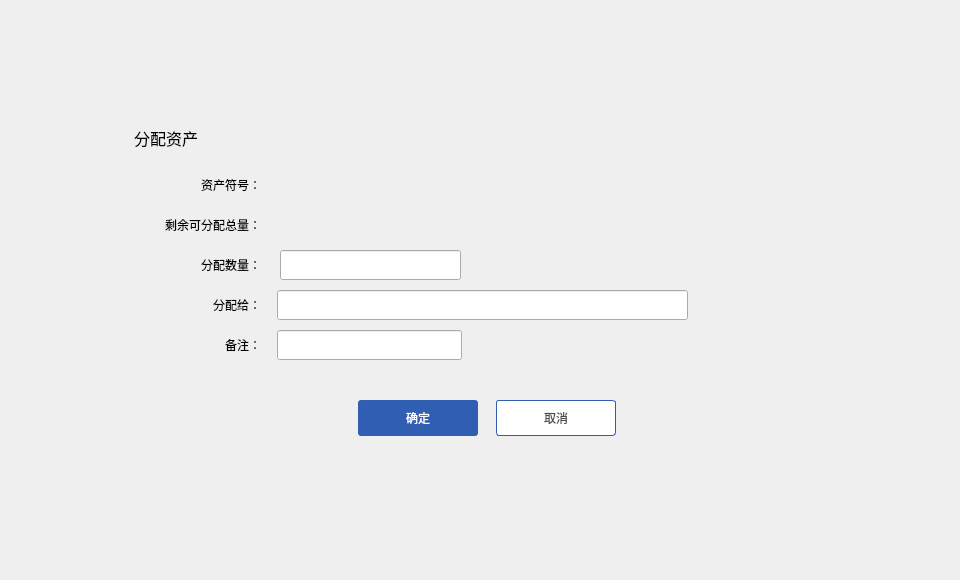
<?xml version="1.0" encoding="UTF-8"?>
<ui version="4.0">
 <class>AssetIssueDialog</class>
 <widget class="QDialog" name="AssetIssueDialog">
  <property name="geometry">
   <rect>
    <x>0</x>
    <y>0</y>
    <width>960</width>
    <height>580</height>
   </rect>
  </property>
  <property name="windowTitle">
   <string>Form</string>
  </property>
  <widget class="QWidget" name="widget" native="true">
   <property name="geometry">
    <rect>
     <x>0</x>
     <y>0</y>
     <width>960</width>
     <height>580</height>
    </rect>
   </property>
   <widget class="QWidget" name="containerWidget" native="true">
    <property name="geometry">
     <rect>
      <x>110</x>
      <y>110</y>
      <width>756</width>
      <height>411</height>
     </rect>
    </property>
    <widget class="QToolButton" name="cancelBtn">
     <property name="geometry">
      <rect>
       <x>386</x>
       <y>290</y>
       <width>120</width>
       <height>36</height>
      </rect>
     </property>
     <property name="font">
      <font>
       <family>微软雅黑</family>
      </font>
     </property>
     <property name="cursor">
      <cursorShape>PointingHandCursor</cursorShape>
     </property>
     <property name="focusPolicy">
      <enum>Qt::NoFocus</enum>
     </property>
     <property name="styleSheet">
      <string notr="true">QToolButton{background-color:#ffffff;color:#484848;border:1px solid rgb(47,94,178);border-radius:3px;}
QToolButton:hover{color:rgb(47,94,178);}</string>
     </property>
     <property name="text">
      <string>取消</string>
     </property>
    </widget>
    <widget class="QLabel" name="contactLabel2">
     <property name="geometry">
      <rect>
       <x>24</x>
       <y>17</y>
       <width>171</width>
       <height>21</height>
      </rect>
     </property>
     <property name="font">
      <font>
       <family>微软雅黑</family>
       <pointsize>12</pointsize>
      </font>
     </property>
     <property name="styleSheet">
      <string notr="true"/>
     </property>
     <property name="text">
      <string>分配资产</string>
     </property>
    </widget>
    <widget class="QLabel" name="label_2">
     <property name="geometry">
      <rect>
       <x>10</x>
       <y>100</y>
       <width>141</width>
       <height>30</height>
      </rect>
     </property>
     <property name="font">
      <font>
       <family>微软雅黑</family>
       <pointsize>9</pointsize>
      </font>
     </property>
     <property name="text">
      <string>剩余可分配总量：</string>
     </property>
     <property name="alignment">
      <set>Qt::AlignRight|Qt::AlignTrailing|Qt::AlignVCenter</set>
     </property>
    </widget>
    <widget class="QLabel" name="label">
     <property name="geometry">
      <rect>
       <x>80</x>
       <y>220</y>
       <width>71</width>
       <height>30</height>
      </rect>
     </property>
     <property name="font">
      <font>
       <family>微软雅黑</family>
       <pointsize>9</pointsize>
      </font>
     </property>
     <property name="text">
      <string>备注：</string>
     </property>
     <property name="alignment">
      <set>Qt::AlignRight|Qt::AlignTrailing|Qt::AlignVCenter</set>
     </property>
    </widget>
    <widget class="QLineEdit" name="addressLineEdit">
     <property name="geometry">
      <rect>
       <x>167</x>
       <y>180</y>
       <width>411</width>
       <height>30</height>
      </rect>
     </property>
     <property name="font">
      <font>
       <family>微软雅黑</family>
       <pointsize>9</pointsize>
      </font>
     </property>
    </widget>
    <widget class="QLineEdit" name="remarkLineEdit">
     <property name="geometry">
      <rect>
       <x>167</x>
       <y>220</y>
       <width>185</width>
       <height>30</height>
      </rect>
     </property>
     <property name="font">
      <font>
       <family>微软雅黑</family>
       <pointsize>9</pointsize>
      </font>
     </property>
    </widget>
    <widget class="QToolButton" name="okBtn">
     <property name="geometry">
      <rect>
       <x>248</x>
       <y>290</y>
       <width>120</width>
       <height>36</height>
      </rect>
     </property>
     <property name="font">
      <font>
       <family>微软雅黑</family>
      </font>
     </property>
     <property name="cursor">
      <cursorShape>PointingHandCursor</cursorShape>
     </property>
     <property name="focusPolicy">
      <enum>Qt::NoFocus</enum>
     </property>
     <property name="styleSheet">
      <string notr="true">QToolButton{background-color:rgb(47,94,178);color:#ffffff;border:none;border-radius:3px;}
QToolButton:hover{background-color:rgb(0, 26, 73);}
QToolButton:disabled{background-color:#cecece;}</string>
     </property>
     <property name="text">
      <string>确定</string>
     </property>
    </widget>
    <widget class="QLabel" name="label_4">
     <property name="geometry">
      <rect>
       <x>10</x>
       <y>60</y>
       <width>141</width>
       <height>30</height>
      </rect>
     </property>
     <property name="font">
      <font>
       <family>微软雅黑</family>
       <pointsize>9</pointsize>
      </font>
     </property>
     <property name="text">
      <string>资产符号：</string>
     </property>
     <property name="alignment">
      <set>Qt::AlignRight|Qt::AlignTrailing|Qt::AlignVCenter</set>
     </property>
    </widget>
    <widget class="QLabel" name="label_5">
     <property name="geometry">
      <rect>
       <x>10</x>
       <y>140</y>
       <width>141</width>
       <height>30</height>
      </rect>
     </property>
     <property name="font">
      <font>
       <family>微软雅黑</family>
       <pointsize>9</pointsize>
      </font>
     </property>
     <property name="text">
      <string>分配数量：</string>
     </property>
     <property name="alignment">
      <set>Qt::AlignRight|Qt::AlignTrailing|Qt::AlignVCenter</set>
     </property>
    </widget>
    <widget class="QLabel" name="label_6">
     <property name="geometry">
      <rect>
       <x>10</x>
       <y>180</y>
       <width>141</width>
       <height>30</height>
      </rect>
     </property>
     <property name="font">
      <font>
       <family>微软雅黑</family>
       <pointsize>9</pointsize>
      </font>
     </property>
     <property name="text">
      <string>分配给：</string>
     </property>
     <property name="alignment">
      <set>Qt::AlignRight|Qt::AlignTrailing|Qt::AlignVCenter</set>
     </property>
    </widget>
    <widget class="QLabel" name="symbolLabel">
     <property name="geometry">
      <rect>
       <x>180</x>
       <y>60</y>
       <width>151</width>
       <height>30</height>
      </rect>
     </property>
     <property name="text">
      <string/>
     </property>
    </widget>
    <widget class="QLabel" name="leftAmountLabel">
     <property name="geometry">
      <rect>
       <x>180</x>
       <y>100</y>
       <width>151</width>
       <height>30</height>
      </rect>
     </property>
     <property name="text">
      <string/>
     </property>
    </widget>
    <widget class="QLineEdit" name="amountLineEdit">
     <property name="geometry">
      <rect>
       <x>170</x>
       <y>140</y>
       <width>181</width>
       <height>30</height>
      </rect>
     </property>
     <property name="font">
      <font>
       <family>微软雅黑</family>
       <pointsize>9</pointsize>
      </font>
     </property>
    </widget>
   </widget>
  </widget>
 </widget>
 <resources/>
 <connections/>
</ui>
